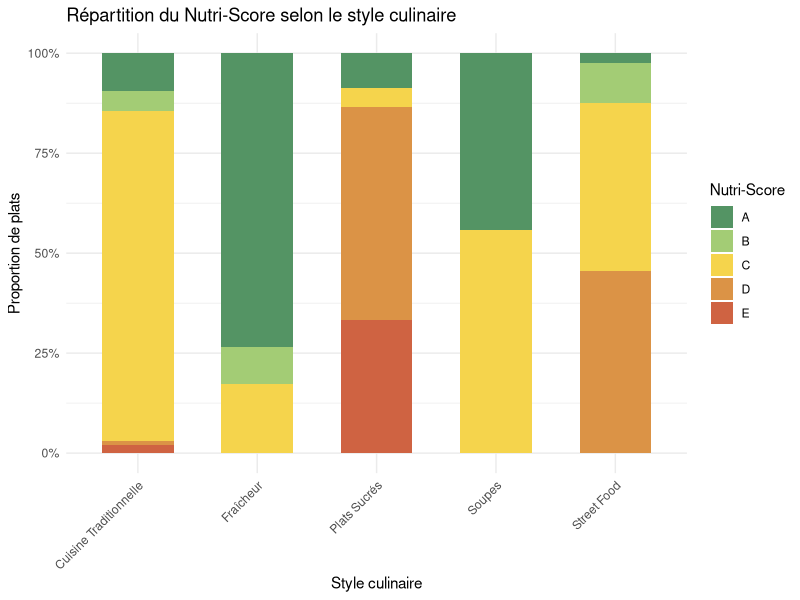

Generate this figure with R:

library(tidyverse)

# Chargement
menus <- read.csv("menus_complets_enrichis.csv")

# Nettoyage des données
df_clean <- menus %>%
  filter(
    !is.na(style_culinaire),
    style_culinaire != "",
    !is.na(nutriscore),
    nutriscore != ""
  )

# Regrouper les styles trop rares
top_styles <- df_clean %>%
  count(style_culinaire, sort = TRUE) %>%
  top_n(10, n) %>%
  pull(style_culinaire)

df_clean <- df_clean %>%
  mutate(style_culinaire = ifelse(style_culinaire %in% top_styles,
                                  style_culinaire,
                                  "Autres"))

# Ordre des nutriscores
df_clean$nutriscore <- factor(df_clean$nutriscore,
                              levels = c("A", "B", "C", "D", "E"))

# Visualisation (Stackbar)
ggplot(df_clean, aes(x = style_culinaire, fill = nutriscore)) +
  geom_bar(position = "fill", width = 0.6) +
  scale_y_continuous(labels = scales::percent_format()) +
  scale_fill_manual(
    values = c(
      "A" = "#549464", 
      "B" = "#a3cc75", 
      "C" = "#f5d44c", 
      "D" = "#db9346", 
      "E" = "#cf6342"
    ),
    name = "Nutri-Score"
  ) +
  labs(
    title = "Répartition du Nutri-Score selon le style culinaire",
    x = "Style culinaire",
    y = "Proportion de plats"
  ) +
  theme_minimal(base_size = 11) +
  theme(
    axis.text.x = element_text(angle = 45, hjust = 1)
  )
